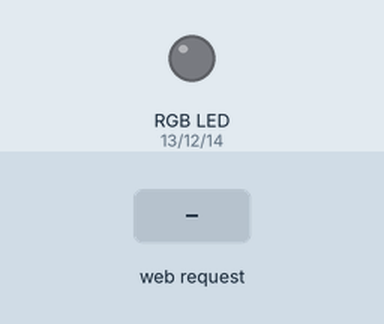
This sketch was run on a simulated ESP8266 (NodeMCU). Parts: an RGB LED mixed from three pins (HIGH = lit). The inputs (shaded band) are chosen by the test bench. WiFi joins after 1.5 s; servers stay silent unless stated; what the sketch prints to the serial monitor is not drawn.

Above: at 2.7 s.
2.8 s: HTTP request GET /RED received
At 4.0 s:
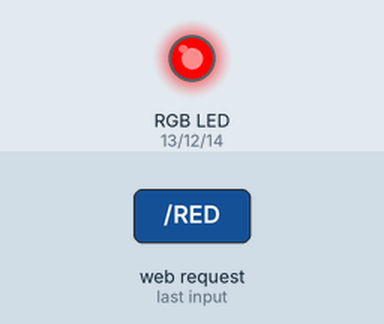
4.3 s: HTTP request GET /ORANGE received
At 5.1 s:
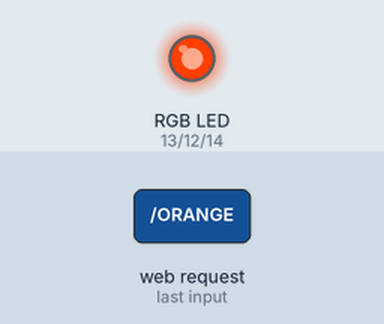
5.8 s: HTTP request GET /GREEN received
At 6.3 s:
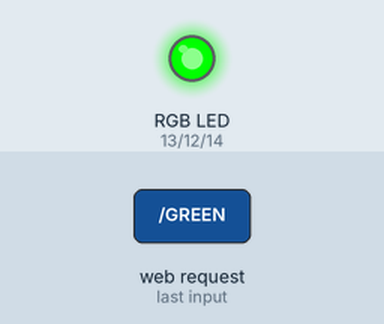
7.3 s: HTTP request GET /OFF received
At 8.6 s:
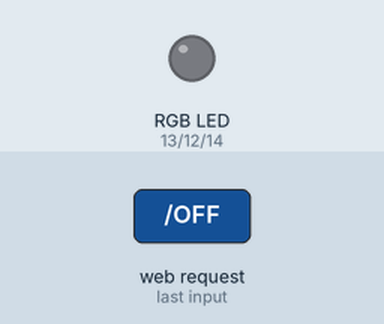
Timing chart, 0 to 9.8 s (numbered marks = the images above; inputs shaded):
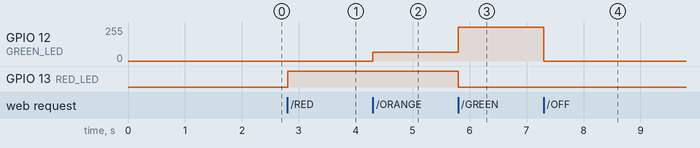

Measured:
- after the input at 2.8 s, GPIO 13 (RED_LED): LOW → HIGH at once
- after the input at 4.3 s, GPIO 12 (GREEN_LED): 0/255 → 64/255 at once
- after the input at 5.8 s, GPIO 12 (GREEN_LED): 64/255 → 255/255 at once; GPIO 13 (RED_LED): HIGH → LOW at once
- after the input at 7.3 s, GPIO 12 (GREEN_LED): 255/255 → 0/255 at once

The sketch:

arduino.ino
```cpp
#include <EEPROM.h>
#include <ESP8266WiFi.h>
#include "config.h"

#define RED_LED 13
#define BLUE_LED 14
#define GREEN_LED 12
bool running = false;

void RED() {
  digitalWrite(RED_LED, HIGH);
}
void BLUE() {
  digitalWrite(BLUE_LED, HIGH);
}
void ORANGE() {
  digitalWrite(RED_LED, HIGH);
  analogWrite(GREEN_LED, 64);
}
void GREEN() {
  digitalWrite(GREEN_LED, HIGH);
}
void OFF() {
  digitalWrite(RED_LED, LOW);
  digitalWrite(BLUE_LED, LOW);
  digitalWrite(GREEN_LED, LOW);
}

; //
WiFiServer server(wifi_port);

void setup() {
  Serial.begin(115200);
  delay(10);
  pinMode(RED_LED, OUTPUT);
  pinMode(BLUE_LED, OUTPUT);
  pinMode(GREEN_LED, OUTPUT);

  // Connect to WiFi network
  Serial.println();
  Serial.println();
  Serial.print("Connecting to ");
  Serial.println(wifi_ssid);

  WiFi.begin(wifi_ssid, wifi_pswd);

  while (WiFi.status() != WL_CONNECTED) {
    delay(500);
    Serial.print(".");
  }
  Serial.println("");
  Serial.println("WiFi connected");

  // Start the server
  server.begin();
  Serial.println("Server started");
}

void loop() {
  // Check if a client has connected
  WiFiClient client = server.available();
  if (!client) {
    return;
  }

  // Wait until the client sends some data
  Serial.println("new client");
  while(!client.available() && client.available() != 0){
    delay(1);
  }

  // Read the first line of the request
  String request = client.readStringUntil('\r');
  Serial.println(request);
  client.flush();

  // Match the request
  if (request.indexOf("/RED") > 0)  {
    OFF();
    RED();
  }
  if (request.indexOf("/ORANGE") >0)  {
    OFF();
    ORANGE();
  }
  if (request.indexOf("/GREEN") > 0)  {
    OFF();
    GREEN();
  }
  if (request.indexOf("/OFF") > 0)  {
    OFF();
  }

  // Return the response
  client.println("HTTP/1.1 200 OK");
  client.println("Content-Type: text/html");
  client.println("");
  client.println("<!DOCTYPE HTML>");
  client.println("<html>");
  client.println("Led pin is set");
  client.println("</html>");
 }
```

config.h
```cpp
#define wifi_ssid "jgage_netgear"
#define wifi_pswd "melodicboat789"
#define wifi_port 8787
```
